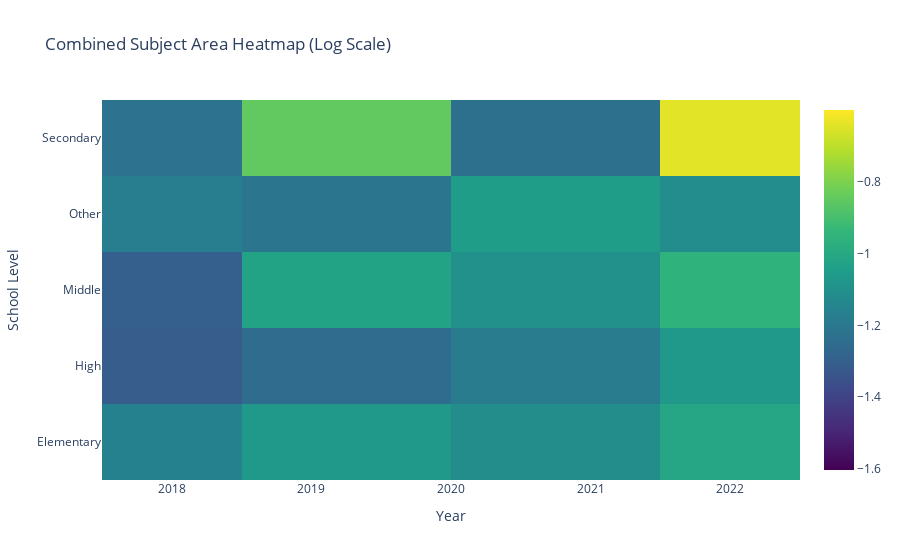

This figure's notebook cell:
### Markdown cell above
#### Visual of Log Proficiencies For All Subjects Combined by School Level (Unweighted)

### Code cell
# Apply logarithmic scaling to the values
log_values = np.log(subject_area_pivot.values)

# Create a diverging colorscale for heatmap
colorscale = 'Viridis'

# Create the heatmap figure
fig = go.Figure(data=go.Heatmap(
    z=log_values,
    x=subject_area_pivot.columns.get_level_values('year'),
    y=subject_area_pivot.index,
    colorscale=colorscale,
    zmid=np.median(log_values)  # Set the midpoint of the colorscale
))

# Update the layout
fig.update_layout(
    title='Combined Subject Area Heatmap (Log Scale)',
    xaxis_title='Year',
    yaxis_title='School Level'
)

# Show the figure
fig.show()

### Figure 1 — Plotly figure (JSON) as saved in the notebook; plotly's stock layout.template omitted (floating-point values rounded to 4 significant figures)
{"data": [{"colorscale": [[0, "#440154"], [0.1111, "#482878"], [0.2222, "#3e4989"], [0.3333, "#31688e"], [0.4444, "#26828e"], [0.5556, "#1f9e89"], [0.6667, "#35b779"], [0.7778, "#6ece58"], [0.8889, "#b5de2b"], [1, "#fde725"]], "type": "heatmap", "x": [2018, 2019, 2021, 2022, 2018, 2019, 2021, 2022, 2018, 2021, 2022, 2018, 2019, 2021, 2022], "y": ["Elementary", "High", "Middle", "Other", "Secondary"], "z": [[-1.16, -1.147, -1.244, -1.101, -1.045, -0.9092, -1.177, -1.084, -0.6554, -1.04, -1.001, -1.083, -1.064, -1.113, -1.009], [-1.309, -1.104, -1.223, -1.054, -1.464, -1.345, -1.603, -1.473, -0.9161, -1.052, -1.033, -1.308, -1.25, -1.186, -1.069], [-1.299, -1.24, -1.409, -1.221, -1.015, -0.9409, -1.075, -1.029, -0.6709, -1.13, -1.118, -1.088, -1.023, -1.097, -0.958], [-1.18, -1.117, -1.152, -1.066, -1.253, -1.176, -1.41, -1.423, -0.883, -1.007, -1.056, -1.191, -1.215, -1.05, -1.117], [-1.226, -1.285, -1.022, -0.9939, -1.176, -0.9557, -1.228, -0.9482, -0.8138, -0.6822, -0.634, -1.281, -0.8483, -1.233, -0.6435]], "zmid": -1.101}], "layout": {"title": {"text": "Combined Subject Area Heatmap (Log Scale)"}, "xaxis": {"title": {"text": "Year"}}, "yaxis": {"title": {"text": "School Level"}}}}
